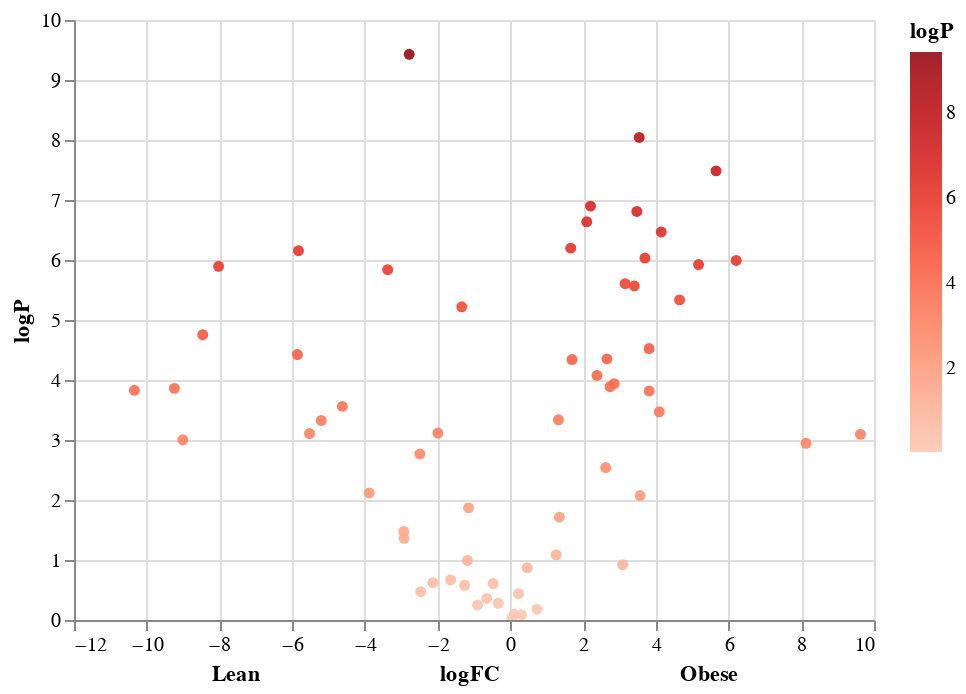

Write notebook code for a chart like this one.
### Markdown cell above
#### Vulcano plot

### Code cell
#non interactive plot
#sns.scatterplot(y='logP',x='logFC',data=Stats,hue='logP',palette='Reds')


xscale = alt.Scale(type='log')
chart=alt.Chart(Stats).mark_circle(opacity= 0.9).encode(
    y='logP',
    x=alt.X('logFC',title="Lean"+" "*30+"logFC"+" "*30+"Obese"),
    color=alt.Color('logP',scale=alt.Scale(scheme='reds')),
    tooltip=["Name",
        alt.Tooltip( "HF", type = "quantitative",format='.2f'),
        alt.Tooltip( "chow", type = "quantitative",format='.2f'),
             'Id'
    ]
)

chart.interactive()

### Figure 1 — Vega-Lite specification as saved in the notebook (floating-point values rounded to 4 significant figures)
{"config": {"view": {"continuousWidth": 400, "continuousHeight": 300}}, "data": {"name": "data-82e6f330ab48d1205256786385ed0612"}, "mark": {"type": "circle", "opacity": 0.9}, "encoding": {"color": {"type": "quantitative", "field": "logP", "scale": {"scheme": "reds"}}, "tooltip": [{"type": "nominal", "field": "Name"}, {"type": "quantitative", "field": "HF", "format": ".2f"}, {"type": "quantitative", "field": "chow", "format": ".2f"}, {"type": "nominal", "field": "Id"}], "x": {"type": "quantitative", "field": "logFC", "title": "Lean                              logFC                              Obese"}, "y": {"type": "quantitative", "field": "logP"}}, "selection": {"selector002": {"type": "interval", "bind": "scales", "encodings": ["x", "y"]}}, "$schema": "https://vega.github.io/schema/vega-lite/v4.8.1.json", "datasets": {"data-82e6f330ab48d1205256786385ed0612": [{"HF": 2.052, "chow": -1.493, "Id": "MAG01", "logFC": 3.544, "Pvalue": 9.067e-09, "Pvalue_BH": 2.856e-07, "logP": 8.043, "Name": "Acetatifactor MAG01"}, {"HF": -0.8566, "chow": 0.4801, "Id": "MAG02", "logFC": -1.337, "Pvalue": 6.036e-06, "Pvalue_BH": 2.112e-05, "logP": 5.219, "Name": "CAG-485 sp002361155"}, {"HF": -0.9313, "chow": 1.061, "Id": "MAG03", "logFC": -1.993, "Pvalue": 0.0007654, "Pvalue_BH": 0.001405, "logP": 3.116, "Name": "CAG-95 sp000403495"}, {"HF": 3.532, "chow": -1.643, "Id": "MAG04", "logFC": 5.175, "Pvalue": 1.193e-06, "Pvalue_BH": 6.162e-06, "logP": 5.923, "Name": "Lachnospiraceae MAG04"}, {"HF": 1.608, "chow": 0.286, "Id": "MAG05", "logFC": 1.322, "Pvalue": 0.0004603, "Pvalue_BH": 0.0009025, "logP": 3.337, "Name": "An181 MAG05"}, {"HF": 1.871, "chow": -2.782, "Id": "MAG06", "logFC": 4.653, "Pvalue": 4.623e-06, "Pvalue_BH": 1.713e-05, "logP": 5.335, "Name": "Lachnospiraceae MAG06"}, {"HF": 0.9249, "chow": -2.776, "Id": "MAG07", "logFC": 3.701, "Pvalue": 9.284e-07, "Pvalue_BH": 5.83e-06, "logP": 6.032, "Name": "Dorea MAG07"}, {"HF": 1.006, "chow": -8.62, "Id": "MAG08", "logFC": 9.627, "Pvalue": 0.0008046, "Pvalue_BH": 0.001408, "logP": 3.094, "Name": "Lactobacillus johnsonii"}, {"HF": -2.313, "chow": 5.711, "Id": "MAG09", "logFC": -8.024, "Pvalue": 1.272e-06, "Pvalue_BH": 6.162e-06, "logP": 5.896, "Name": "CAG-485 MAG09"}, {"HF": 1.438, "chow": 4.22, "Id": "MAG10", "logFC": -2.782, "Pvalue": 3.725e-10, "Pvalue_BH": 2.347e-08, "logP": 9.429, "Name": "UBA7173 sp001689485"}, {"HF": -1.162, "chow": -9.292, "Id": "MAG11", "logFC": 8.13, "Pvalue": 0.001135, "Pvalue_BH": 0.001881, "logP": 2.945, "Name": "Limosilactobacillus reuteri"}, {"HF": 0.07127, "chow": -3.016, "Id": "MAG12", "logFC": 3.087, "Pvalue": 0.1199, "Pvalue_BH": 0.1541, "logP": 0.9212, "Name": "Eubacterium_R MAG12"}, {"HF": -2.895, "chow": 0.9846, "Id": "MAG13", "logFC": -3.88, "Pvalue": 0.007605, "Pvalue_BH": 0.01169, "logP": 2.119, "Name": "Lachnospiraceae MAG13"}, {"HF": -5.412, "chow": 0.4459, "Id": "MAG14", "logFC": -5.858, "Pvalue": 3.764e-05, "Pvalue_BH": 0.0001129, "logP": 4.424, "Name": "CAG-485 MAG14"}, {"HF": -1.353, "chow": -5.448, "Id": "MAG15", "logFC": 4.095, "Pvalue": 0.0003387, "Pvalue_BH": 0.0006883, "logP": 3.47, "Name": "UBA7182 MAG15"}, {"HF": 4.92, "chow": 5.571, "Id": "MAG16", "logFC": -0.6507, "Pvalue": 0.4376, "Pvalue_BH": 0.4837, "logP": 0.3589, "Name": "Akkermansia muciniphila"}, {"HF": -1.947, "chow": -0.6879, "Id": "MAG17", "logFC": -1.259, "Pvalue": 0.2642, "Pvalue_BH": 0.3082, "logP": 0.5781, "Name": "Acetatifactor MAG17"}, {"HF": 1.639, "chow": -0.5655, "Id": "MAG18", "logFC": 2.204, "Pvalue": 1.264e-07, "Pvalue_BH": 1.954e-06, "logP": 6.898, "Name": "Lawsonibacter MAG18"}, {"HF": 1.999, "chow": -1.48, "Id": "MAG19", "logFC": 3.479, "Pvalue": 1.551e-07, "Pvalue_BH": 1.954e-06, "logP": 6.809, "Name": "Angelakisella MAG19"}, {"HF": 5.103, "chow": 2.362, "Id": "MAG20", "logFC": 2.741, "Pvalue": 0.0001291, "Pvalue_BH": 0.0003129, "logP": 3.889, "Name": "Kineothrix sp000403275"}, {"HF": 1.183, "chow": -1.438, "Id": "MAG21", "logFC": 2.621, "Pvalue": 0.002884, "Pvalue_BH": 0.004542, "logP": 2.54, "Name": "Oscillospiraceae MAG21"}, {"HF": -4.666, "chow": 0.534, "Id": "MAG22", "logFC": -5.2, "Pvalue": 0.0004727, "Pvalue_BH": 0.0009025, "logP": 3.325, "Name": "UBA3700 MAG22"}, {"HF": -0.2942, "chow": -1.028, "Id": "MAG23", "logFC": 0.7337, "Pvalue": 0.661, "Pvalue_BH": 0.694, "logP": 0.1798, "Name": "Kineothrix MAG23"}, {"HF": 1.889, "chow": 2.364, "Id": "MAG24", "logFC": -0.4756, "Pvalue": 0.2473, "Pvalue_BH": 0.2939, "logP": 0.6068, "Name": "Alistipes sp002362235"}, {"HF": 1.183, "chow": 2.086, "Id": "MAG25", "logFC": -0.9037, "Pvalue": 0.5628, "Pvalue_BH": 0.6009, "logP": 0.2497, "Name": "Paramuribaculum MAG25"}, {"HF": -1.793, "chow": 0.6959, "Id": "MAG26", "logFC": -2.489, "Pvalue": 0.001709, "Pvalue_BH": 0.00276, "logP": 2.767, "Name": "Rs-D84 MAG26"}, {"HF": -10.46, "chow": -1.457, "Id": "MAG27", "logFC": -9.007, "Pvalue": 0.0009913, "Pvalue_BH": 0.001688, "logP": 3.004, "Name": "UBA3700 MAG27"}, {"HF": 0.9654, "chow": -1.418, "Id": "MAG28", "logFC": 2.383, "Pvalue": 8.394e-05, "Pvalue_BH": 0.0002203, "logP": 4.076, "Name": "1XD42-69 MAG28"}, {"HF": -8.764, "chow": -5.834, "Id": "MAG29", "logFC": -2.93, "Pvalue": 0.03334, "Pvalue_BH": 0.04668, "logP": 1.477, "Name": "Zag111 MAG29"}, {"HF": 2.124, "chow": -0.7313, "Id": "MAG30", "logFC": 2.855, "Pvalue": 0.0001149, "Pvalue_BH": 0.0002895, "logP": 3.94, "Name": "Ligilactobacillus murinus"}, {"HF": 4.13, "chow": -2.081, "Id": "MAG31", "logFC": 6.211, "Pvalue": 1.018e-06, "Pvalue_BH": 5.83e-06, "logP": 5.992, "Name": "Acetatifactor MAG31"}, {"HF": 2.584, "chow": -0.8256, "Id": "MAG32", "logFC": 3.409, "Pvalue": 2.712e-06, "Pvalue_BH": 1.068e-05, "logP": 5.567, "Name": "1XD42-69 MAG32"}, {"HF": -2.604, "chow": -0.1384, "Id": "MAG33", "logFC": -2.466, "Pvalue": 0.3377, "Pvalue_BH": 0.3868, "logP": 0.4715, "Name": "NM07-P-09 sp004793925"}, {"HF": -5.326, "chow": 3.133, "Id": "MAG34", "logFC": -8.459, "Pvalue": 1.755e-05, "Pvalue_BH": 5.82e-05, "logP": 4.756, "Name": "CAG-485 MAG34"}, {"HF": -0.06128, "chow": 5.463, "Id": "MAG35", "logFC": -5.524, "Pvalue": 0.0007805, "Pvalue_BH": 0.001405, "logP": 3.108, "Name": "UBA7173 sp001915385"}, {"HF": 1.812, "chow": 0.1517, "Id": "MAG36", "logFC": 1.66, "Pvalue": 6.344e-07, "Pvalue_BH": 4.897e-06, "logP": 6.198, "Name": "Dorea MAG36"}, {"HF": 2.14, "chow": -1.427, "Id": "MAG37", "logFC": 3.567, "Pvalue": 0.008435, "Pvalue_BH": 0.01265, "logP": 2.074, "Name": "Acetatifactor MAG37"}, {"HF": 4.092, "chow": 2.831, "Id": "MAG38", "logFC": 1.261, "Pvalue": 0.08251, "Pvalue_BH": 0.1106, "logP": 1.083, "Name": "RC9 sp002298075"}, {"HF": -11.96, "chow": -1.622, "Id": "MAG39", "logFC": -10.34, "Pvalue": 0.0001482, "Pvalue_BH": 0.0003301, "logP": 3.829, "Name": "Parasutterella sp900552195"}, {"HF": 2.182, "chow": 4.31, "Id": "MAG40", "logFC": -2.128, "Pvalue": 0.2391, "Pvalue_BH": 0.2896, "logP": 0.6215, "Name": "Faecalibaculum rodentium"}, {"HF": 1.776, "chow": 0.07905, "Id": "MAG41", "logFC": 1.697, "Pvalue": 4.563e-05, "Pvalue_BH": 0.000125, "logP": 4.341, "Name": "Oscillospiraceae MAG41"}, {"HF": 0.2022, "chow": -3.613, "Id": "MAG42", "logFC": 3.815, "Pvalue": 2.991e-05, "Pvalue_BH": 9.423e-05, "logP": 4.524, "Name": "Erysipelatoclostridium cocleatum"}, {"HF": 1.614, "chow": -2.204, "Id": "MAG43", "logFC": 3.819, "Pvalue": 0.000152, "Pvalue_BH": 0.0003301, "logP": 3.818, "Name": "CAG-95 MAG43"}, {"HF": -1.922, "chow": -0.7709, "Id": "MAG44", "logFC": -1.151, "Pvalue": 0.01353, "Pvalue_BH": 0.01983, "logP": 1.869, "Name": "Alistipes sp002428825"}, {"HF": 3.366, "chow": 4.546, "Id": "MAG45", "logFC": -1.18, "Pvalue": 0.1017, "Pvalue_BH": 0.1335, "logP": 0.9926, "Name": "Phocaeicola vulgatus"}, {"HF": 2.11, "chow": 0.7632, "Id": "MAG46", "logFC": 1.347, "Pvalue": 0.01934, "Pvalue_BH": 0.02769, "logP": 1.714, "Name": "UBA9475 MAG46"}, {"HF": 2.315, "chow": -1.834, "Id": "MAG47", "logFC": 4.149, "Pvalue": 3.401e-07, "Pvalue_BH": 3.061e-06, "logP": 6.468, "Name": "Acetatifactor MAG47"}, {"HF": 0.1368, "chow": 3.059, "Id": "MAG48", "logFC": -2.923, "Pvalue": 0.04349, "Pvalue_BH": 0.05956, "logP": 1.362, "Name": "Paramuribaculum sp900553585"}, {"HF": -0.1048, "chow": 5.722, "Id": "MAG49", "logFC": -5.827, "Pvalue": 6.996e-07, "Pvalue_BH": 4.897e-06, "logP": 6.155, "Name": "Bacteroides intestinalis"}, {"HF": 2.414, "chow": -3.242, "Id": "MAG50", "logFC": 5.657, "Pvalue": 3.269e-08, "Pvalue_BH": 6.864e-07, "logP": 7.486, "Name": "UBA9475 MAG50"}, {"HF": 0.7566, "chow": 0.6513, "Id": "MAG51", "logFC": 0.1053, "Pvalue": 0.8035, "Pvalue_BH": 0.8298, "logP": 0.09504, "Name": "Mucispirillum schaedleri"}, {"HF": 1.798, "chow": -0.8574, "Id": "MAG52", "logFC": 2.655, "Pvalue": 4.443e-05, "Pvalue_BH": 0.000125, "logP": 4.352, "Name": "Acetatifactor MAG52"}, {"HF": 2.979, "chow": 0.8784, "Id": "MAG53", "logFC": 2.1, "Pvalue": 2.308e-07, "Pvalue_BH": 2.424e-06, "logP": 6.637, "Name": "14-2 MAG53"}, {"HF": 2.972, "chow": 2.749, "Id": "MAG54", "logFC": 0.2233, "Pvalue": 0.3641, "Pvalue_BH": 0.4096, "logP": 0.4388, "Name": "Mailhella MAG54"}, {"HF": 0.2168, "chow": 3.591, "Id": "MAG55", "logFC": -3.374, "Pvalue": 1.448e-06, "Pvalue_BH": 6.517e-06, "logP": 5.839, "Name": "1XD8-76 MAG55"}, {"HF": 1.238, "chow": 1.571, "Id": "MAG56", "logFC": -0.3336, "Pvalue": 0.5271, "Pvalue_BH": 0.5725, "logP": 0.2781, "Name": "Parabacteroides goldsteinii"}, {"HF": -2.656, "chow": 1.963, "Id": "MAG57", "logFC": -4.619, "Pvalue": 0.0002754, "Pvalue_BH": 0.0005782, "logP": 3.56, "Name": "CAG-873 MAG57"}, {"HF": 0.5356, "chow": 0.2268, "Id": "MAG58", "logFC": 0.3087, "Pvalue": 0.8182, "Pvalue_BH": 0.8314, "logP": 0.08716, "Name": "Phocaeicola sp002493165"}, {"HF": 1.403, "chow": -1.753, "Id": "MAG59", "logFC": 3.157, "Pvalue": 2.485e-06, "Pvalue_BH": 1.044e-05, "logP": 5.605, "Name": "Oscillospiraceae MAG59"}, {"HF": -11.1, "chow": -1.857, "Id": "MAG60", "logFC": -9.239, "Pvalue": 0.0001378, "Pvalue_BH": 0.0003215, "logP": 3.861, "Name": "Paramuribaculum MAG60"}, {"HF": -0.8324, "chow": 0.8095, "Id": "MAG61", "logFC": -1.642, "Pvalue": 0.215, "Pvalue_BH": 0.2656, "logP": 0.6675, "Name": "Paramuribaculum MAG61"}, {"HF": 2.06, "chow": 1.598, "Id": "MAG62", "logFC": 0.4625, "Pvalue": 0.1349, "Pvalue_BH": 0.17, "logP": 0.8698, "Name": "Odoribacter MAG62"}, {"HF": 1.073, "chow": 1.038, "Id": "MAG63", "logFC": 0.03474, "Pvalue": 0.9493, "Pvalue_BH": 0.9493, "logP": 0.02259, "Name": "Oscillospiraceae MAG63"}]}}
